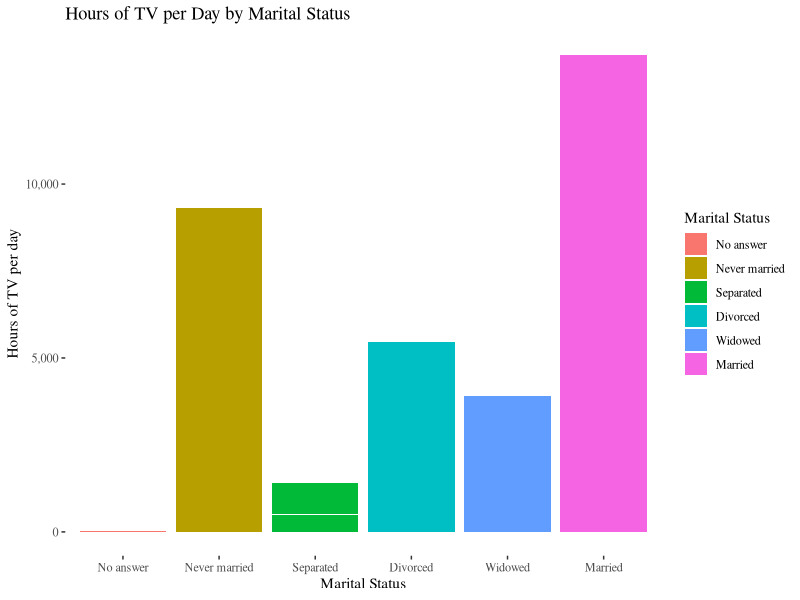
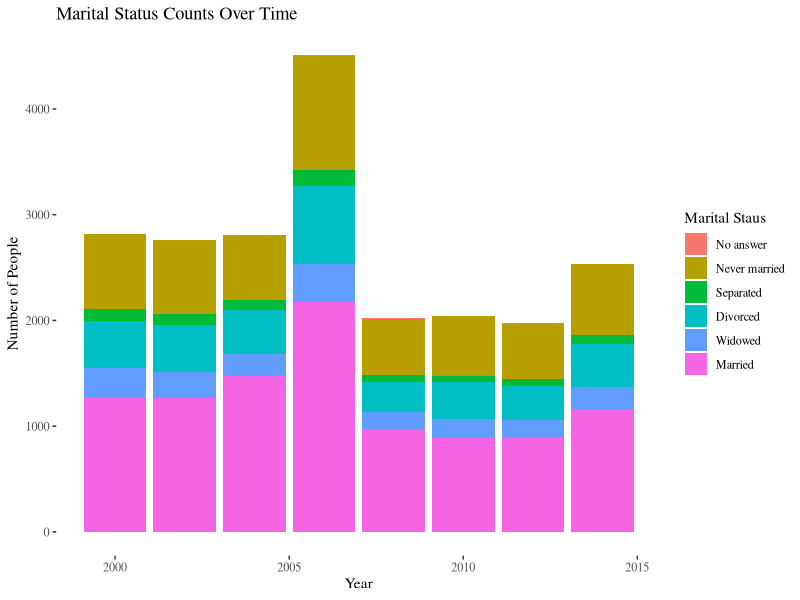
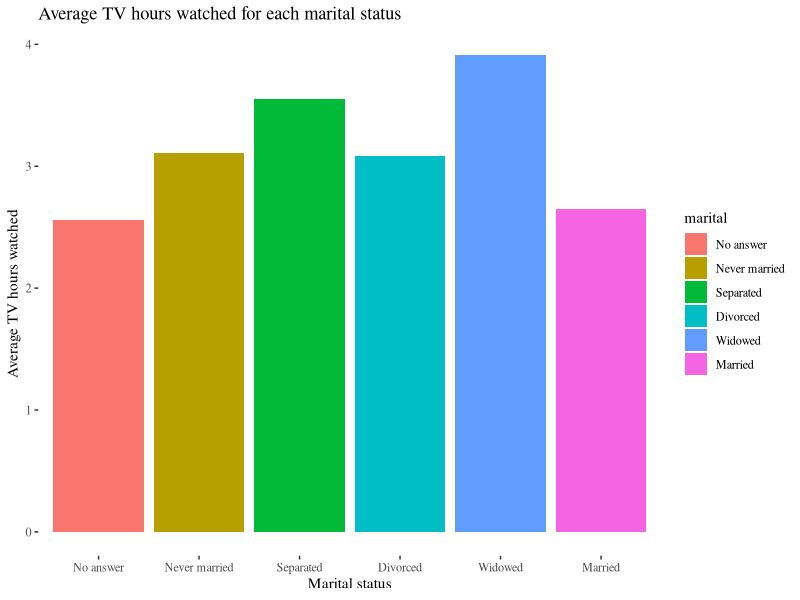
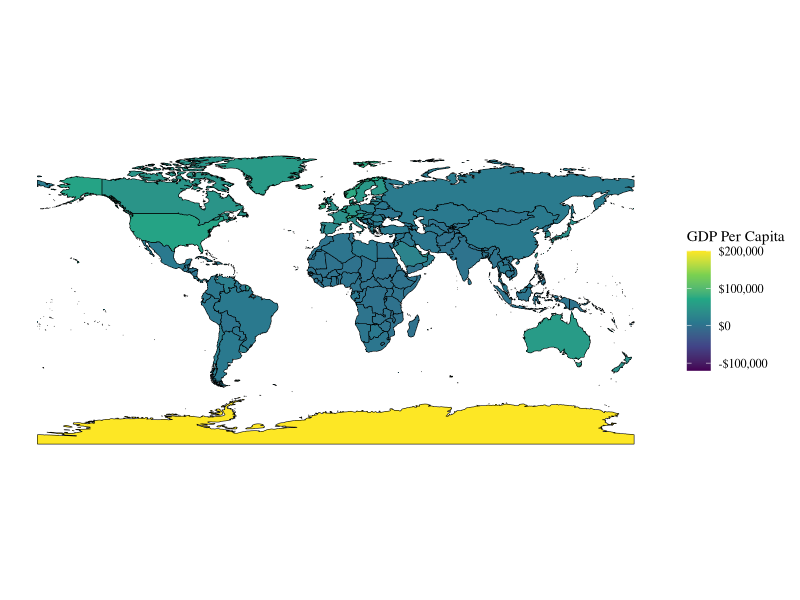

Source code (R) for these figures, in order: (Note: this script raises an error after producing the figures.)
## ---- chunk 1
library(tidyverse)
library(dslabs) # you might have to install this
library(ggridges)
library(patchwork) # you will probably need to install this
library(ggthemes)
library(viridis)
library(scales)
## ---- chunk 2
# Answers to questions belong in the body of the document, not here in your code chunks. This is not an arbitrary thing. Your code chunks are collapsed and I have to go hunting for your answers if they are not in the body of the document. Additionally, you are learning how to properly format the combination of Markdown and R syntax so that they work together.
## ---- chunk 3
library(forcats)
library(kableExtra)

data("gss_cat")
## ---- chunk 4
gss_mod <- gss_cat |>
  group_by(marital) |>
  mutate(count_marital = n()) |> #count how many people in each category
  mutate(marital = fct_reorder(marital, count_marital, .fun=median, .na_rm = TRUE)) #reorder fct by count

gss_mod |>
  ggplot()+
  geom_col(aes(x=marital, y=tvhours, fill=marital)) +
  #scale_fill_brewer(palette="Accent") +
  scale_y_continuous(labels = scales::label_comma()) +
  theme_tufte() +
  labs(x="Marital Status", y="Hours of TV per day", fill="Marital Status")+
  ggtitle("Hours of TV per Day by Marital Status")
## ---- chunk 5
gss_mod |>
  ggplot(aes(x = year, fill = marital)) +
  geom_bar() +
  labs(x = "Year", y = "Number of People", fill="Marital Staus") +
  ggtitle("Marital Status Counts Over Time") +
  theme_tufte()
## ---- chunk 6
gss_mod |>
  group_by(marital) |>
  summarize(mean_tv = mean(tvhours, na.rm = TRUE)) |>
  ggplot(aes(x = marital, y = mean_tv, fill = marital)) +
  geom_col() +
  labs(x = "Marital status",
    y = "Average TV hours watched",
    title = "Average TV hours watched for each marital status") +
  theme_tufte()
## ---- chunk 7

library(sf)
library(rnaturalearth)
library(rnaturalearthdata)

world <- ne_countries(scale = "medium", returnclass = "sf")

world <- world |> 
  mutate(gdp_per_cap = gdp_md*1000000/pop_est)
## ---- chunk 8
world |>
ggplot() +
  geom_sf(aes(fill=gdp_per_cap), color="black") +
  scale_fill_viridis_c(labels = scales::label_dollar()) +
  labs(fill = "GDP Per Capita") +
  theme_tufte()

## ---- chunk 9
# first let's figure out what is causing the negative GDP

## ---- chunk 10

# then let's do something about it and make a new map



## ---- chunk 11
# now let's handle Antarctica

# first what is causing this???
# select(sovereignt, type, admin, pop_est, gdp_md, gdp_per_cap)

## ---- chunk 12
# now let's do something about it
# what can we do??

# Get rid of it entirely?

# log scale??

# set to NA??


## ---- chunk 13
library(tidyverse)
library(dslabs) # you might have to install this
library(ggridges)
library(patchwork)
library(ggthemes)

data(gapminder)
gapminder_df <- gapminder
## ---- chunk 14

# group_by continent and year
# make summary variable called mean_lifeExp for mean (life_expectancy) and mean_fert for mean(fertility)

## ---- chunk 15
# make heatmap plot with year on the x and continent on the y and set the fill to mean_lifeExp
# use geom_tile to make a heatmap


# do the same thing with mean_fert



## ---- chunk 16
# use geom_density_ridges() to look at the distribution of life_expectancy (set as x) across continents (set as y)


# add fill/color for continent as well 



# add alpha argument



# mess around with height and scale



## ---- chunk 17
# make ridge plot for y=year and x=life_expectancy
# need to turn year into a factor


#suppress legend


## ---- chunk 18
# use geom_density_2d_filled() with x=gdp and y-life_expectancy


# add log scaling

## ---- chunk 19

# same plot with geom_point() overlaid with geom_density_2d()


# add color to geom point


# Is this a valid way to look at the data?

## ---- chunk 20
#same plot with geom_hex()


## ---- chunk 21
# aes(fertility, life_expectancy, col = continent)
# Use a subset of years by using filter(year %in% years)
# years <- c(1962, 1980, 1990, 2000, 2012)

# use facet_grid(year ~ continent) rather than facet_wrap() to create a grid of both year and continent


# what happens if we use facet_wrap(year ~ continent) instead???
## ---- chunk 22

# use filter(year %in% c(1960, 1970, 1980, 1990, 2000, 2010)) to select 6 different years at a 10-year interval

# aes(x = gdp/population, y = life_expectancy)

# use geom_density_2d_filled()
# use scale_x_log10(labels=scales::label_dollar()) to get good axis scaling



# make the same plot with geom_point() and geom_density_2d()

## ---- chunk 23
# filter for just Asia
# aes(x = life_expectancy, y = factor(year), fill = year)


## ---- chunk 24

p1 <- ggplot(df_summary, aes(x = year, y = continent, fill = mean_lifeExp)) +
  geom_tile() +
  scale_fill_viridis_c(option="mako") +
  labs(fill = "Mean",
    title = "Life expectancy over time",
    x = "Year", y = "Continent") +
  theme_minimal()

p1

p2 <- ggplot(df, aes(x = life_expectancy, y = continent, fill = continent)) +
  geom_density_ridges(alpha = 0.7) +
  labs(title = "Life expectancy distribution",
    x = "Life expectancy", y = "Continent") +
  theme_minimal() +
  theme(legend.position = "none")

p2

p3 <- ggplot(df, aes(x = gdp, y = life_expectancy)) +
  geom_density_2d_filled() +
  scale_x_log10() +
  labs(title = "GDP vs life expectancy",
    x = "GDP (log scale)",y = "Life expectancy") +
  theme_minimal()

p3

## ---- chunk 25
# side-by-side using | between plot objects

# or side-by-side using + between plot objects

## ---- chunk 26
# stacked using / between plot objects


## ---- chunk 27
# combine for more options putting 2 plots on one row and one on another for example
# e.g. p1 / (p2 | p3)



## ---- chunk 28
# Use plot_layout(guides="collect") 


## ---- chunk 29
# same plot with fig.height=6, and fig. width=7 in code chunk header



## ---- chunk 30
# set  heights = c(1, 2) within plot_layout()


## ---- chunk 31
# change height ratios for two plot rows. 


## ---- chunk 32


## ---- chunk 33
# using ggsave withe the last plot you output

# using ggsave with a named object

# what if you want a different format???
